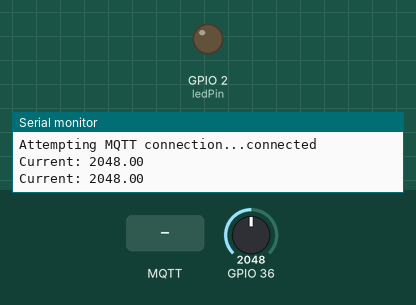
A sketch run on a simulated ESP32. Parts: output pins drawn as LEDs (lit = HIGH), the last lines printed to the serial monitor. The inputs (shaded band) are chosen by the test bench; at power-on: GPIO 36 = 2048. WiFi joins after 1.5 s; servers stay silent unless stated; no MQTT or app messages arrive unless stated.

Above: at 2.7 s.
2.8 s: MQTT message "on" arrives on the first subscribed topic
At 3.9 s:
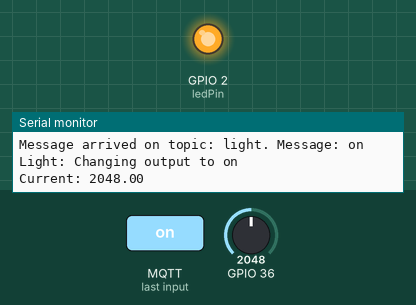
5.8 s: MQTT message "off" arrives on the first subscribed topic
At 6.2 s:
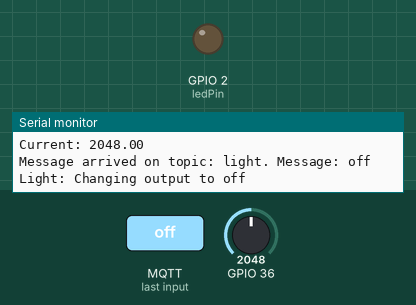
Timing chart, 0 to 8.8 s (numbered marks = the images above; inputs shaded):
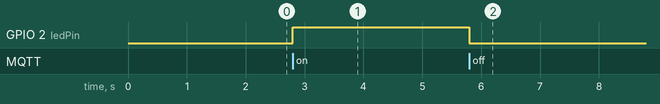

Measured:
- after the input at 2.8 s, GPIO 2 (ledPin): LOW → HIGH at once
- after the input at 5.8 s, GPIO 2 (ledPin): HIGH → LOW at once

The sketch:

ESP32.ino
```cpp
#include <WiFi.h>
#include <PubSubClient.h>
const char* ssid ="IKRAME";// "REPLACE_WITH_YOUR_SSID";
const char* password ="ikrame1997iko";// "REPLACE_WITH_YOUR_PASSWORD";
// Add your MQTT Broker IP address, example:
const char* mqtt_server ="test.mosquitto.org";//"192.168.1.6";
//"YOUR_MQTT_BROKER_IP_ADDRESS";
WiFiClient espClient;
PubSubClient client(espClient);
long lastMsg = 0;
char msg[50];
int value = 0;

float current = 0;
// LED Pin
const int ledPin = 2;
void setup() {
 Serial.begin(115200);
 // default settings
 setup_wifi();
 client.setServer(mqtt_server, 1883);
 client.setCallback(callback);
 pinMode(ledPin, OUTPUT);
}
void setup_wifi() {
 delay(10);
 // We start by connecting to a WiFi network
 Serial.println();
 Serial.print("Connecting to ");
 Serial.println(ssid);
 WiFi.begin(ssid, password);
 while (WiFi.status() != WL_CONNECTED) {
 delay(500);
 Serial.print(".");
 }
 Serial.println("");
 Serial.println("WiFi connected");
 Serial.println("IP address: ");
 Serial.println(WiFi.localIP());
}
void callback(char* topic, byte* message, unsigned int length) {
 Serial.print("Message arrived on topic: ");
 Serial.print(topic);
 Serial.print(". Message: ");
 String messageTemp;
 for (int i = 0; i < length; i++) {
 Serial.print((char)message[i]);
 messageTemp += (char)message[i];
 }
 Serial.println();
 // Feel free to add more if statements to control more GPIOs with MQTT

// If a message is received on the topic esp32/output, you check if the message is either "on" or "off".
 // Changes the output state according to the message
 if (String(topic) == "light")
 {
 Serial.print("Light: Changing output to ");
 if(messageTemp == "on"){
 Serial.println("on");
 digitalWrite(ledPin, HIGH);
 }
 else if(messageTemp == "off"){
 Serial.println("off");
 digitalWrite(ledPin, LOW);
 }
 }
}
void reconnect() {
 // Loop until we're reconnected
 while (!client.connected()) {
 Serial.print("Attempting MQTT connection...");
 // Attempt to connect
 if (client.connect("ESP8266Client")) {
 Serial.println("connected");
 // Subscribe
 client.subscribe("light");
 } else {
 Serial.print("failed, rc=");
 Serial.print(client.state());
 Serial.println(" try again in 5 seconds");
 // Wait 5 seconds before retrying
 delay(5000);
 }
 }
}
void loop() {
 if (!client.connected()) {
 reconnect();
 }
 client.loop();
 long now = millis();

 if (now - lastMsg > 1000) {
 lastMsg = now;

 // Current in Ampere
 current = analogRead(A0);

 // Convert the value to a char array
 char currentString[8];
 dtostrf(current, 1, 2, currentString);
 Serial.print("Current: ");
 Serial.println(currentString);
 client.publish("current", currentString);

}
}
```
